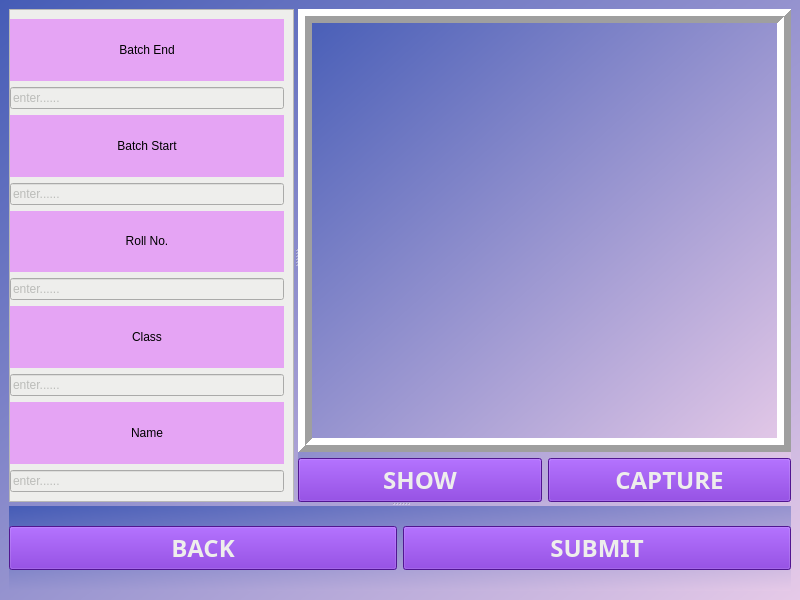
<?xml version="1.0" encoding="UTF-8"?>
<ui version="4.0">
 <class>update</class>
 <widget class="QMainWindow" name="update">
  <property name="geometry">
   <rect>
    <x>0</x>
    <y>0</y>
    <width>800</width>
    <height>600</height>
   </rect>
  </property>
  <property name="font">
   <font>
    <family>Ubuntu Mono</family>
    <pointsize>14</pointsize>
    <weight>75</weight>
    <italic>false</italic>
    <bold>true</bold>
   </font>
  </property>
  <property name="windowTitle">
   <string>MainWindow</string>
  </property>
  <property name="styleSheet">
   <string notr="true">background-color: qlineargradient(spread:pad, x1:0, y1:0, x2:1, y2:1, stop:0 rgba(69, 92, 182, 255), stop:1 rgba(230, 202, 232, 255));</string>
  </property>
  <widget class="QWidget" name="centralwidget">
   <layout class="QGridLayout" name="gridLayout_2">
    <item row="0" column="0">
     <widget class="QSplitter" name="splitter_2">
      <property name="orientation">
       <enum>Qt::Vertical</enum>
      </property>
      <widget class="QSplitter" name="splitter">
       <property name="orientation">
        <enum>Qt::Horizontal</enum>
       </property>
       <widget class="QFrame" name="frame">
        <property name="styleSheet">
         <string notr="true">background-color: rgb(238, 238, 236);</string>
        </property>
        <property name="frameShape">
         <enum>QFrame::StyledPanel</enum>
        </property>
        <property name="frameShadow">
         <enum>QFrame::Raised</enum>
        </property>
        <layout class="QVBoxLayout" name="verticalLayout_3">
         <property name="sizeConstraint">
          <enum>QLayout::SetMinimumSize</enum>
         </property>
         <property name="leftMargin">
          <number>0</number>
         </property>
         <item>
          <layout class="QVBoxLayout" name="verticalLayout_12">
           <item>
            <widget class="QLabel" name="batchend">
             <property name="styleSheet">
              <string notr="true">background-color: rgb(185, 22, 226);
background-color: rgb(229, 164, 244);</string>
             </property>
             <property name="inputMethodHints">
              <set>Qt::ImhNone</set>
             </property>
             <property name="text">
              <string>Batch End</string>
             </property>
             <property name="textFormat">
              <enum>Qt::RichText</enum>
             </property>
             <property name="alignment">
              <set>Qt::AlignCenter</set>
             </property>
             <property name="wordWrap">
              <bool>false</bool>
             </property>
            </widget>
           </item>
           <item>
            <widget class="QLineEdit" name="inp_batend">
             <property name="styleSheet">
              <string notr="true">color: rgb(136, 138, 133);</string>
             </property>
             <property name="text">
              <string/>
             </property>
             <property name="placeholderText">
              <string>enter......</string>
             </property>
            </widget>
           </item>
          </layout>
         </item>
         <item>
          <layout class="QVBoxLayout" name="verticalLayout_11">
           <item>
            <widget class="QLabel" name="batchstart">
             <property name="styleSheet">
              <string notr="true">background-color: rgb(229, 164, 244);</string>
             </property>
             <property name="inputMethodHints">
              <set>Qt::ImhNone</set>
             </property>
             <property name="text">
              <string>Batch Start</string>
             </property>
             <property name="textFormat">
              <enum>Qt::RichText</enum>
             </property>
             <property name="alignment">
              <set>Qt::AlignCenter</set>
             </property>
             <property name="wordWrap">
              <bool>false</bool>
             </property>
            </widget>
           </item>
           <item>
            <widget class="QLineEdit" name="inp_batstart">
             <property name="styleSheet">
              <string notr="true">color: rgb(136, 138, 133);</string>
             </property>
             <property name="text">
              <string/>
             </property>
             <property name="placeholderText">
              <string>enter......</string>
             </property>
            </widget>
           </item>
          </layout>
         </item>
         <item>
          <layout class="QVBoxLayout" name="verticalLayout_10">
           <item>
            <widget class="QLabel" name="Rollno">
             <property name="styleSheet">
              <string notr="true">background-color: rgb(229, 164, 244);</string>
             </property>
             <property name="inputMethodHints">
              <set>Qt::ImhNone</set>
             </property>
             <property name="text">
              <string>Roll No.</string>
             </property>
             <property name="textFormat">
              <enum>Qt::RichText</enum>
             </property>
             <property name="alignment">
              <set>Qt::AlignCenter</set>
             </property>
             <property name="wordWrap">
              <bool>false</bool>
             </property>
            </widget>
           </item>
           <item>
            <widget class="QLineEdit" name="inp_rollno">
             <property name="styleSheet">
              <string notr="true">color: rgb(136, 138, 133);</string>
             </property>
             <property name="text">
              <string/>
             </property>
             <property name="placeholderText">
              <string>enter......</string>
             </property>
            </widget>
           </item>
          </layout>
         </item>
         <item>
          <layout class="QVBoxLayout" name="verticalLayout_9">
           <item>
            <widget class="QLabel" name="class_2">
             <property name="styleSheet">
              <string notr="true">background-color: rgb(229, 164, 244);</string>
             </property>
             <property name="inputMethodHints">
              <set>Qt::ImhNone</set>
             </property>
             <property name="text">
              <string>Class</string>
             </property>
             <property name="textFormat">
              <enum>Qt::RichText</enum>
             </property>
             <property name="alignment">
              <set>Qt::AlignCenter</set>
             </property>
             <property name="wordWrap">
              <bool>false</bool>
             </property>
            </widget>
           </item>
           <item>
            <widget class="QLineEdit" name="inp_class">
             <property name="styleSheet">
              <string notr="true">color: rgb(136, 138, 133);</string>
             </property>
             <property name="text">
              <string/>
             </property>
             <property name="placeholderText">
              <string>enter......</string>
             </property>
            </widget>
           </item>
          </layout>
         </item>
         <item>
          <layout class="QVBoxLayout" name="verticalLayout_8">
           <item>
            <widget class="QLabel" name="name">
             <property name="styleSheet">
              <string notr="true">background-color: rgb(229, 164, 244);</string>
             </property>
             <property name="inputMethodHints">
              <set>Qt::ImhNone</set>
             </property>
             <property name="text">
              <string>Name</string>
             </property>
             <property name="textFormat">
              <enum>Qt::RichText</enum>
             </property>
             <property name="alignment">
              <set>Qt::AlignCenter</set>
             </property>
             <property name="wordWrap">
              <bool>false</bool>
             </property>
            </widget>
           </item>
           <item>
            <widget class="QLineEdit" name="inp_name">
             <property name="styleSheet">
              <string notr="true">color: rgb(136, 138, 133);</string>
             </property>
             <property name="inputMask">
              <string/>
             </property>
             <property name="text">
              <string/>
             </property>
             <property name="placeholderText">
              <string>enter......</string>
             </property>
            </widget>
           </item>
          </layout>
         </item>
        </layout>
       </widget>
       <widget class="QWidget" name="layoutWidget">
        <layout class="QGridLayout" name="gridLayout">
         <item row="1" column="0">
          <widget class="QPushButton" name="SHOW">
           <property name="minimumSize">
            <size>
             <width>0</width>
             <height>44</height>
            </size>
           </property>
           <property name="font">
            <font>
             <family>Umpush</family>
             <pointsize>18</pointsize>
             <weight>75</weight>
             <bold>true</bold>
            </font>
           </property>
           <property name="styleSheet">
            <string notr="true">background-color: rgb(114, 31, 203);
color: rgb(238, 238, 236);</string>
           </property>
           <property name="text">
            <string>SHOW</string>
           </property>
          </widget>
         </item>
         <item row="1" column="1">
          <widget class="QPushButton" name="CAPTURE">
           <property name="minimumSize">
            <size>
             <width>0</width>
             <height>44</height>
            </size>
           </property>
           <property name="font">
            <font>
             <family>Umpush</family>
             <pointsize>18</pointsize>
             <weight>75</weight>
             <bold>true</bold>
            </font>
           </property>
           <property name="styleSheet">
            <string notr="true">background-color: rgb(114, 31, 203);
color: rgb(238, 238, 236);</string>
           </property>
           <property name="text">
            <string>CAPTURE</string>
           </property>
          </widget>
         </item>
         <item row="0" column="0" colspan="2">
          <widget class="QLabel" name="imgLabel">
           <property name="autoFillBackground">
            <bool>false</bool>
           </property>
           <property name="frameShape">
            <enum>QFrame::Box</enum>
           </property>
           <property name="frameShadow">
            <enum>QFrame::Raised</enum>
           </property>
           <property name="lineWidth">
            <number>7</number>
           </property>
           <property name="text">
            <string/>
           </property>
           <property name="alignment">
            <set>Qt::AlignCenter</set>
           </property>
          </widget>
         </item>
        </layout>
       </widget>
      </widget>
      <widget class="QWidget" name="layoutWidget">
       <layout class="QHBoxLayout" name="horizontalLayout">
        <item>
         <widget class="QPushButton" name="BACK">
          <property name="minimumSize">
           <size>
            <width>0</width>
            <height>44</height>
           </size>
          </property>
          <property name="font">
           <font>
            <family>Umpush</family>
            <pointsize>18</pointsize>
            <weight>75</weight>
            <bold>true</bold>
           </font>
          </property>
          <property name="styleSheet">
           <string notr="true">background-color: rgb(114, 31, 203);
color: rgb(238, 238, 236);</string>
          </property>
          <property name="text">
           <string>BACK</string>
          </property>
         </widget>
        </item>
        <item>
         <widget class="QPushButton" name="SUBMIT">
          <property name="minimumSize">
           <size>
            <width>0</width>
            <height>44</height>
           </size>
          </property>
          <property name="font">
           <font>
            <family>Umpush</family>
            <pointsize>18</pointsize>
            <weight>75</weight>
            <bold>true</bold>
           </font>
          </property>
          <property name="styleSheet">
           <string notr="true">background-color: rgb(114, 31, 203);
color: rgb(238, 238, 236);</string>
          </property>
          <property name="text">
           <string>SUBMIT</string>
          </property>
         </widget>
        </item>
       </layout>
      </widget>
     </widget>
    </item>
   </layout>
  </widget>
 </widget>
 <resources/>
 <connections/>
</ui>
